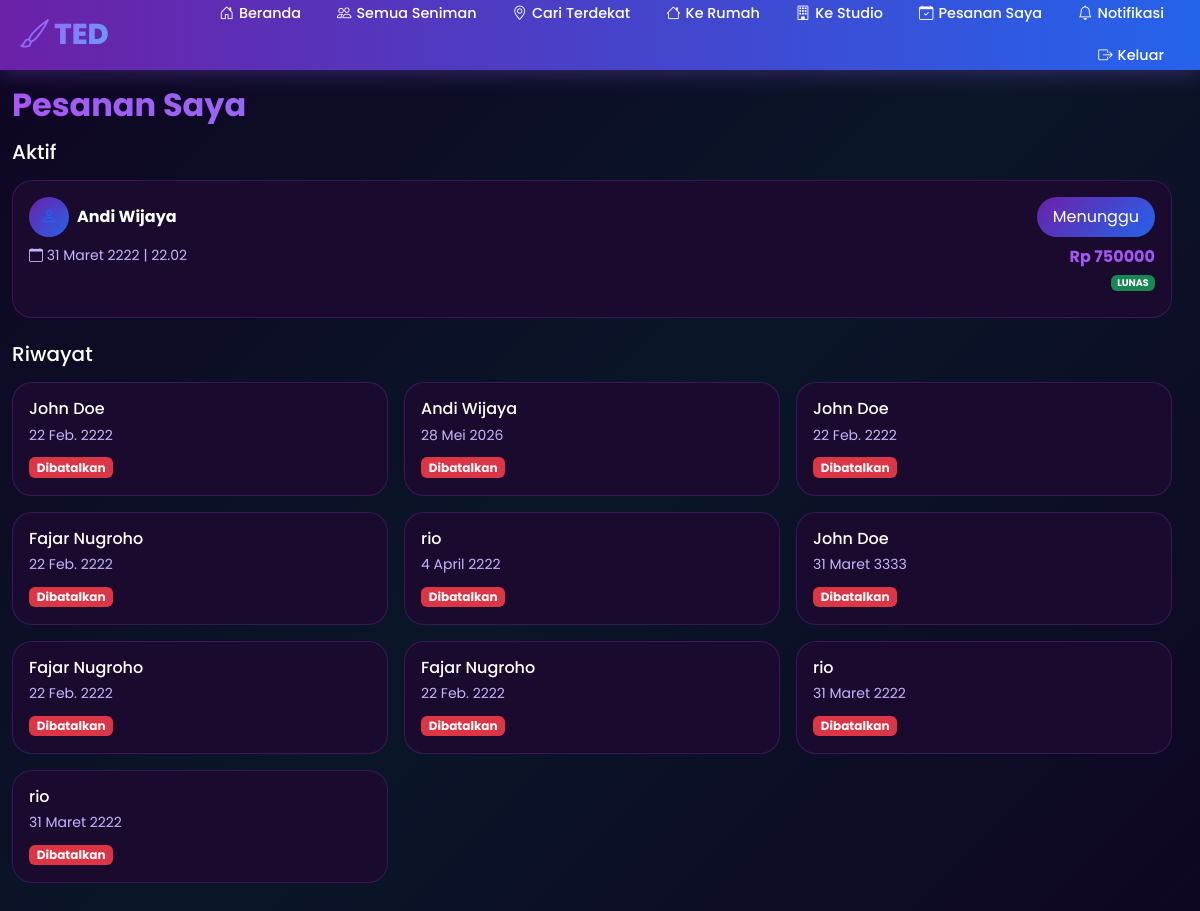
/my-bookings/ (signed in), run on an earlier commit of the app's database.
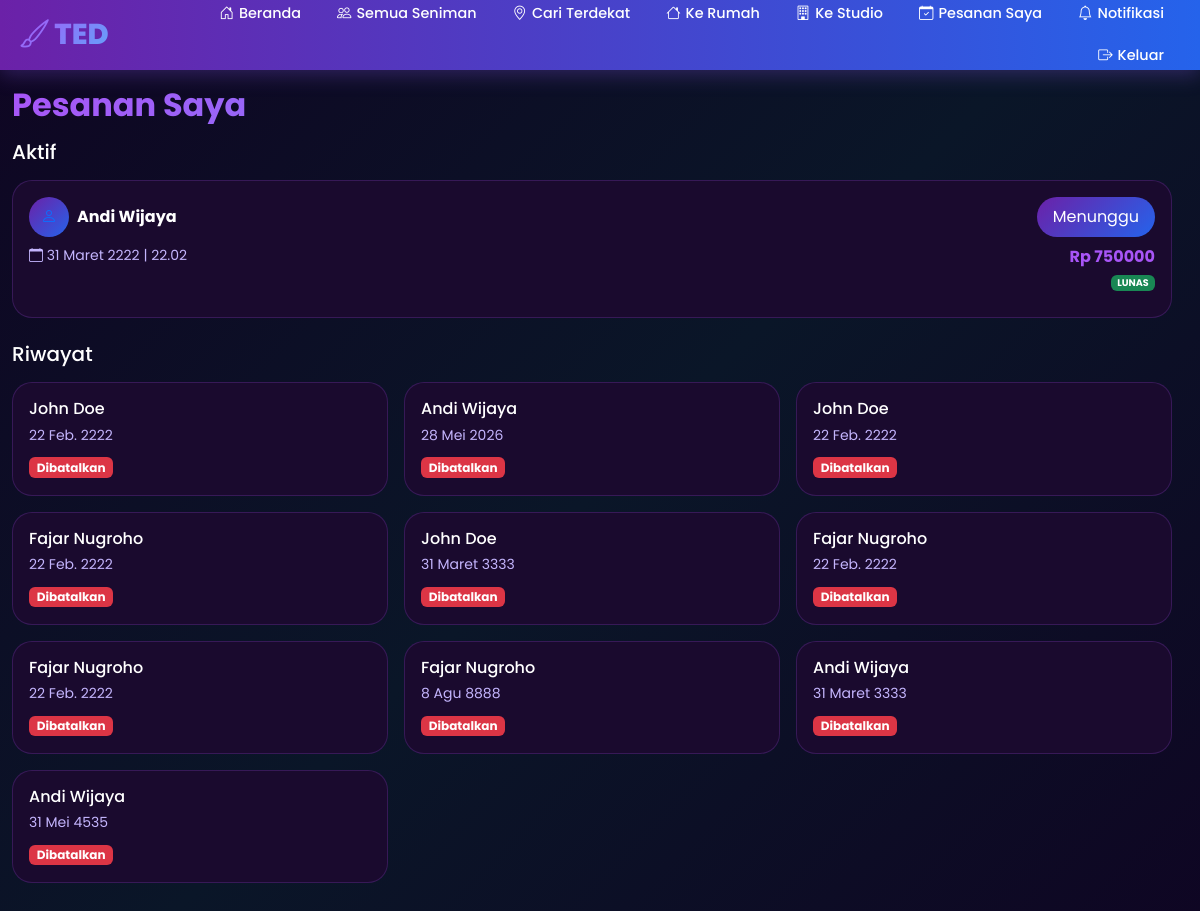
And on a later commit of the database.
### tedapp/models.py (models this page shows, shortened)
class Booking(models.Model):
    STATUS_CHOICES = [
        ('pending', 'Menunggu'),
        ('confirmed', 'Dikonfirmasi'),
        ('on_the_way', 'Dalam Perjalanan'),
        ('arrived', 'Tiba'),
        ('started', 'Sedang Dikerjakan'),
        ('completed', 'Selesai'),
        ('cancelled', 'Dibatalkan'),
    ]
    SERVICE_TYPE_CHOICES = [
        ('studio', 'Ke Studio'),
        ('home', 'Ke Rumah'),
    ]
    PAYMENT_METHOD_CHOICES = [
        ('cash', 'Tunai'),
        ('gopay', 'GoPay'),
        ('ovo', 'OVO'),
        ('dana', 'DANA'),
        ('shopeepay', 'ShopeePay'),
        ('transfer', 'Transfer Bank'),
    ]
    PAYMENT_STATUS_CHOICES = [
        ('pending', 'Menunggu'),
        ('paid', 'Lunas'),
        ('failed', 'Gagal'),
    ]
    user = models.ForeignKey(User, on_delete=models.CASCADE, related_name='bookings')
    artist = models.ForeignKey(Artist, on_delete=models.CASCADE, related_name='bookings')
    service = models.ForeignKey(Service, on_delete=models.CASCADE, related_name='bookings')
    service_type = models.CharField(max_length=10, choices=SERVICE_TYPE_CHOICES)
    payment_method = models.CharField(max_length=20, choices=PAYMENT_METHOD_CHOICES, default='cash')
    payment_status = models.CharField(max_length=20, choices=PAYMENT_STATUS_CHOICES, default='pending')
    booking_date = models.DateField()
    booking_time = models.TimeField()
    address = models.TextField()
    city = models.CharField(max_length=100)
    user_latitude = models.DecimalField(max_digits=9, decimal_places=6, null=True, blank=True)
    user_longitude = models.DecimalField(max_digits=9, decimal_places=6, null=True, blank=True)
    description = models.TextField(blank=True)
    status = models.CharField(max_length=20, choices=STATUS_CHOICES, default='pending')
    total_price = models.DecimalField(max_digits=10, decimal_places=0)
    notes = models.TextField(blank=True)
    cancellation_reason = models.TextField(blank=True)
    estimated_arrival = models.IntegerField(default=0, help_text='Estimasi waktu arrival dalam menit')
    created_at = models.DateTimeField(auto_now_add=True)
    updated_at = models.DateTimeField(auto_now=True)

class Artist(models.Model):
    user = models.OneToOneField(User, on_delete=models.CASCADE, null=True, blank=True, related_name='artist_profile')
    name = models.CharField(max_length=200)
    nickname = models.CharField(max_length=100)
    photo = models.ImageField(upload_to='artists/', blank=True, null=True)
    phone = models.CharField(max_length=20)
    email = models.EmailField(blank=True)
    address = models.CharField(max_length=300)
    city = models.CharField(max_length=100)
    latitude = models.DecimalField(max_digits=9, decimal_places=6, null=True, blank=True)
    longitude = models.DecimalField(max_digits=9, decimal_places=6, null=True, blank=True)
    current_latitude = models.DecimalField(max_digits=9, decimal_places=6, null=True, blank=True, help_text='Lokasi saat ini (mobile tracking)')
    current_longitude = models.DecimalField(max_digits=9, decimal_places=6, null=True, blank=True, help_text='Lokasi saat ini (mobile tracking)')
    description = models.TextField()
    specializations = models.CharField(max_length=300)
    experience_years = models.IntegerField(default=0)
    rating = models.DecimalField(max_digits=3, decimal_places=2, default=0)
    total_reviews = models.IntegerField(default=0)
    is_available_home = models.BooleanField(default=True)
    is_available_studio = models.BooleanField(default=True)
    home_service_fee = models.DecimalField(max_digits=10, decimal_places=0, default=0)
    studio_name = models.CharField(max_length=200, blank=True)
    studio_address = models.CharField(max_length=300, blank=True)
    service_radius_km = models.DecimalField(max_digits=5, decimal_places=2, default=20, help_text='Radius layanan dalam km')
    is_verified = models.BooleanField(default=False)
    is_active = models.BooleanField(default=True)
    is_online = models.BooleanField(default=False, help_text='Artist sedang online/menerima order')
    payment_gopay = models.CharField(max_length=30, blank=True, help_text='Nomor GoPay')
    payment_ovo = models.CharField(max_length=30, blank=True, help_text='Nomor OVO')
    payment_dana = models.CharField(max_length=30, blank=True, help_text='Nomor DANA')
    payment_shopeepay = models.CharField(max_length=30, blank=True, help_text='Nomor ShopeePay')
    payment_transfer = models.CharField(max_length=50, blank=True, help_text='Nomor Rekening Transfer Bank')
    payment_bank_name = models.CharField(max_length=50, blank=True, help_text='Nama Bank')
    created_at = models.DateTimeField(auto_now_add=True)

### tedapp/views.py (the view)
# urls.py: path('my-bookings/', views.my_bookings, name='my_bookings'),
@login_required
def my_bookings(request):
    active_bookings = Booking.objects.filter(user=request.user).exclude(
        status__in=['completed', 'cancelled']
    ).order_by('-created_at')
    past_bookings = Booking.objects.filter(user=request.user, status__in=['completed', 'cancelled']).order_by('-created_at')[:10]
    context = {
        'active_bookings': active_bookings,
        'past_bookings': past_bookings,
    }
    return render(request, 'tedapp/my_bookings.html', context)

### tedapp/templates/tedapp/my_bookings.html (shortened to what this page needs)
{% extends 'tedapp/base.html' %}
{% block content %}
<div class="container py-3">
    <h2 class="section-title mb-3">Pesanan Saya</h2>
    {% if active_bookings %}
    <h5 class="mb-3">Aktif</h5>
    <div class="row g-3 mb-4">
        {% for booking in active_bookings %}
        <div class="col-12">
            <a href="{% url 'booking_detail' booking.id %}" class="text-decoration-none">
                <div class="card-ted p-3">
                    <div class="d-flex justify-content-between align-items-center mb-2">
                        <div class="d-flex align-items-center">
                            {% if booking.artist.photo %}
                            <img src="{{ booking.artist.photo.url }}" class="rounded-circle me-2" style="width: 40px; height: 40px; object-fit: cover;">
                            {% else %}
                            <div class="rounded-circle me-2 d-flex align-items-center justify-content-center" style="width: 40px; height: 40px; background: linear-gradient(135deg, var(--primary-purple) 0%, var(--primary-blue) 100%);">
                                <i class="bi bi-person"></i>
                            </div>
                            {% endif %}
                            <strong class="text-white">{{ booking.artist.name }}</strong>
                        </div>
                        <span class="badge-ted
                            {% if booking.status == 'pending' %}bg-warning
                            {% elif booking.status == 'confirmed' %}bg-success
                            {% elif booking.status == 'on_the_way' %}bg-info
                            {% elif booking.status == 'arrived' %}bg-primary
                            {% else %}bg-secondary{% endif %}">
                            {{ booking.get_status_display }}
                        </span>
                    </div>
                    <div class="d-flex justify-content-between mb-2">
                        <small style="color: var(--text-secondary);">
                            <i class="bi bi-calendar"></i> {{ booking.booking_date }} | {{ booking.booking_time }}
                        </small>
                        <div class="text-end">
                            <strong style="color: var(--accent-purple);">Rp {{ booking.total_price|floatformat:0 }}</strong>
                            {% if booking.payment_status == 'paid' %}
                            <br><span class="badge bg-success" style="font-size: 0.6rem;">LUNAS</span>
                            {% endif %}
                        </div>
                    </div>
                </div>
            </a>
        </div>
        {% endfor %}
    </div>
    {% endif %}
    {% if past_bookings %}
    <h5 class="mb-3">Riwayat</h5>
    <div class="row g-3">
        {% for booking in past_bookings %}
        <div class="col-6 col-md-4">
            <a href="{% url 'booking_detail' booking.id %}" class="text-decoration-none">
                <div class="card-ted p-3 h-100">
                    <h6 class="mb-1 text-white">{{ booking.artist.name }}</h6>
                    <small style="color: var(--text-secondary);">{{ booking.booking_date }}</small>
                    <div class="mt-2">
                        <span class="badge {% if booking.status == 'completed' %}bg-success{% else %}bg-danger{% endif %}">
                            {{ booking.get_status_display }}
                        </span>
                    </div>
                </div>
            </a>
        </div>
        {% endfor %}
    </div>
    {% endif %}
</div>
{% endblock %}

What changed in the data, as far as the page shows it:
removed Booking: artist.name "rio", booking_date "4 April 2222", status "Dibatalkan", shown under "Riwayat"
removed Booking: artist.name "rio", booking_date "31 Maret 2222", status "Dibatalkan", shown under "Riwayat"
removed Booking: artist.name "rio", booking_date "31 Maret 2222", status "Dibatalkan", shown under "Riwayat"
now on this page (row unchanged): Booking: artist.name "Fajar Nugroho", booking_date "8 Agu 8888", status "Dibatalkan", shown under "Riwayat"
now on this page (row unchanged): Booking: artist.name "Andi Wijaya", booking_date "31 Maret 3333", status "Dibatalkan", shown under "Riwayat"
now on this page (row unchanged): Booking: artist.name "Andi Wijaya", booking_date "31 Mei 4535", status "Dibatalkan", shown under "Riwayat"
